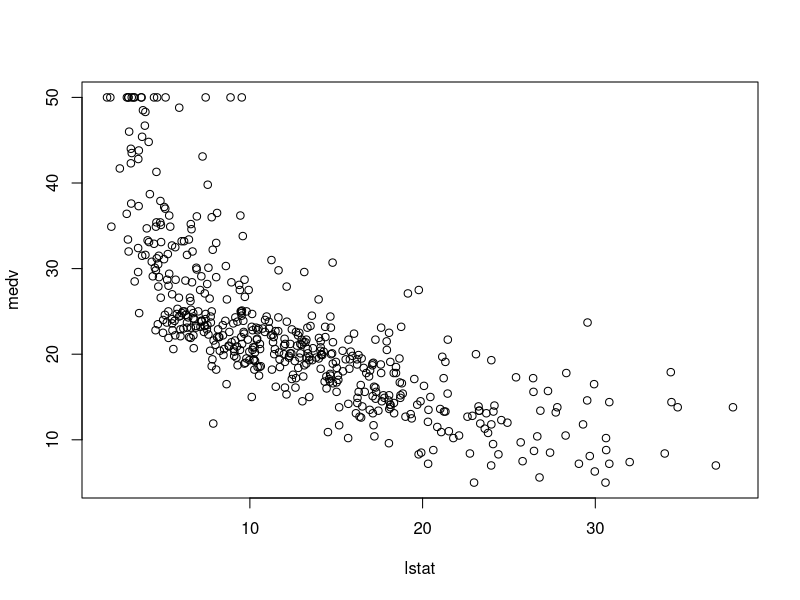
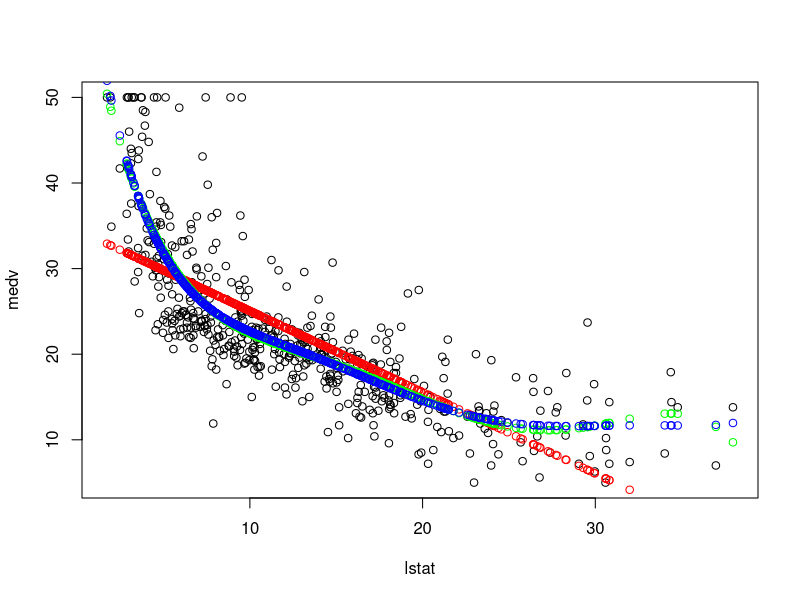
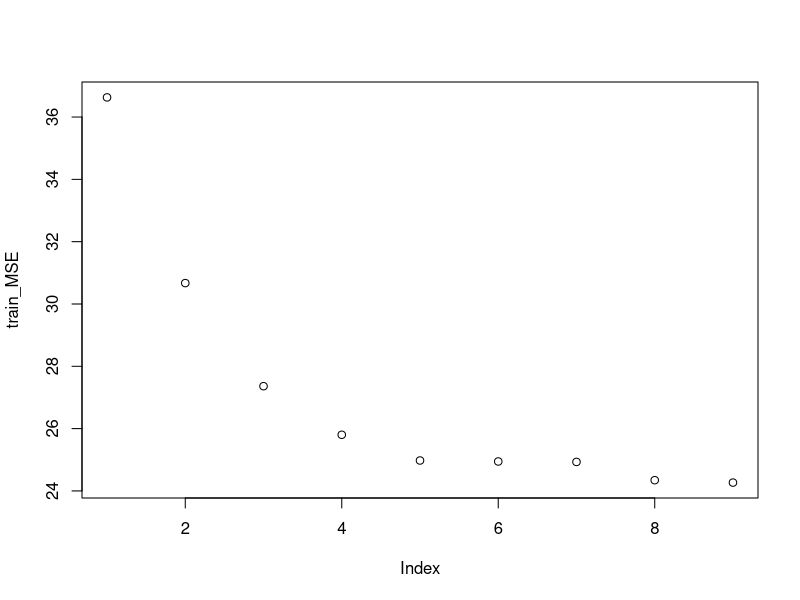
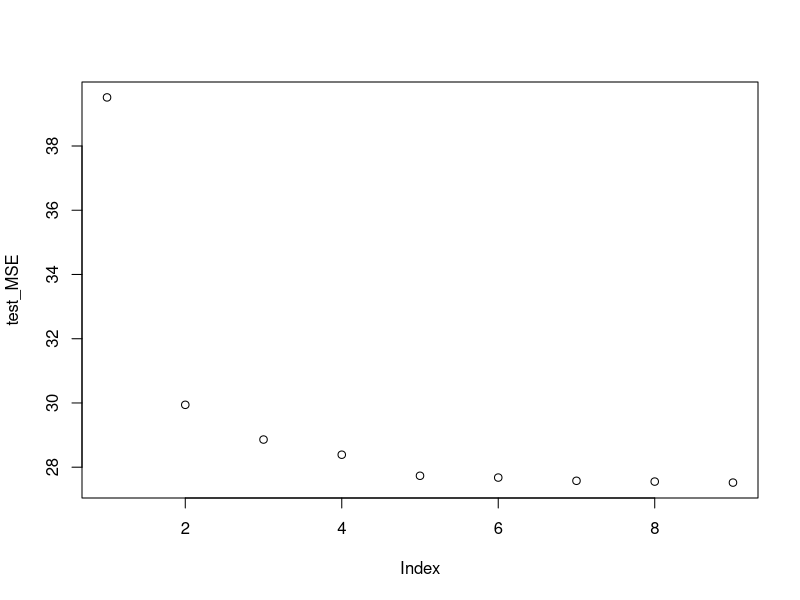

R code for these plots, in order:

# polynomial models, seeing what degree is best (basic)

library(MASS)


plot(medv~lstat,data=Boston)


# Fit linear regression models with different polynomial degrees

# Linear Regression Model (Degree 1)
# Equation: medv = β0 + β1 * lstat
m1 <- lm(medv ~ lstat, data = Boston)
# Polynomial Regression Model (Degree 5)
# Equation: medv = β0 + β1 * lstat + β2 * lstat^2 
#                + β3 * lstat^3 + β4 * lstat^4 + β5 * lstat^5


m5 <- lm(medv ~ poly(lstat, degree = 5, raw = TRUE), data = Boston)

# Polynomial Regression Model (Degree 9)
# Equation: medv = β0 + β1 * lstat + β2 * lstat^2 + 
#                  β3 * lstat^3 + ... + β9 * lstat^9

m9 <- lm(medv ~ poly(lstat, degree = 6, raw = TRUE), data = Boston)

# Set the plotting layout to a single plot per figure
par(mfrow=c(1,1))

# Scatter plot of medv vs lstat with fitted values from model m1

plot(medv ~ lstat, data = Boston)



## m1$fitted values are the predicted values we obtain from the model m1

points(Boston$lstat, m1$fitted.values, col = 'red')

# Scatter plot of medv vs lstat with fitted values from model m5

points(Boston$lstat, m5$fitted.values, col = 'green')

## m5$fitted values are the predicted values we obtain from the model m5

# Scatter plot of medv vs lstat with fitted values from model m9

points(Boston$lstat, m9$fitted.values, col = 'blue')

## m9$fitted values are the predicted values we obtain from the model m9

set.seed(13)
# Get the number of observations in the dataset

n <- nrow(Boston)

# Randomly split the data into training (50%) and test (50%) sets

train_index <- sample(1:n, floor(n / 2), replace = FALSE)
train_boston <- Boston[train_index, ]

test_boston <- Boston[-train_index, ]


# Fit models with different polynomial degrees on the training set

M1 <- lm(medv ~ lstat, data = train_boston)
M5 <- lm(medv ~ poly(lstat, degree = 5, raw = TRUE), data = train_boston)
M9 <- lm(medv ~ poly(lstat, degree = 9, raw = TRUE), data = train_boston)

## training MSE from M1

train_MSE_M1 <- mean((M1$fitted.values - train_boston$medv)^2)
train_MSE_M1

# Predict values on the test set using model M1

Y_predict_test <- predict(M1, data = test_boston)

## testing MSE from M1
test_MSE_M1 <- mean((Y_predict_test - test_boston$medv)^2)
test_MSE_M1


###########################
#### In-class Activity ####
###########################
# Analyze the effect of model complexity on prediction accuracy 
#by fitting polynomial regression models of increasing degrees (1 to 9)
#to the training set and evaluating their performance 
#on both training and test sets.

# Response: medv
# Predictor: lstat

# STEP 1: Initialize Storage for MSE Values

train_MSE <- c()
test_MSE <- c()


train_index <- sample(1:n, floor(n / 2), replace = FALSE)
train_boston <- Boston[train_index, ]

test_boston <- Boston[-train_index, ]

# STEP 2: Loop through polynomial degrees from 1 to 9
# Inside loop: Fit model, calculate train_mse, test_mse

for (i in 1:9) {
  
  tmp <- lm(medv ~ poly(lstat, degree = i, raw = TRUE), data = train_boston)
  train_MSE[i] <- mean((tmp$fitted.values - train_boston$medv)^2)
  
  
  tmp2 <- lm(medv ~ poly(lstat, degree = i, raw = TRUE), data = test_boston)
  test_MSE[i] <- mean((tmp2$fitted.values - test_boston$medv)^2)
  
}

# Step 3: Plot Training MSE vs. Model Complexity (Polynomial Degree)

plot(train_MSE)

# Step 4: Plot Test MSE vs. Model Complexity (Polynomial Degree)

plot(test_MSE)
